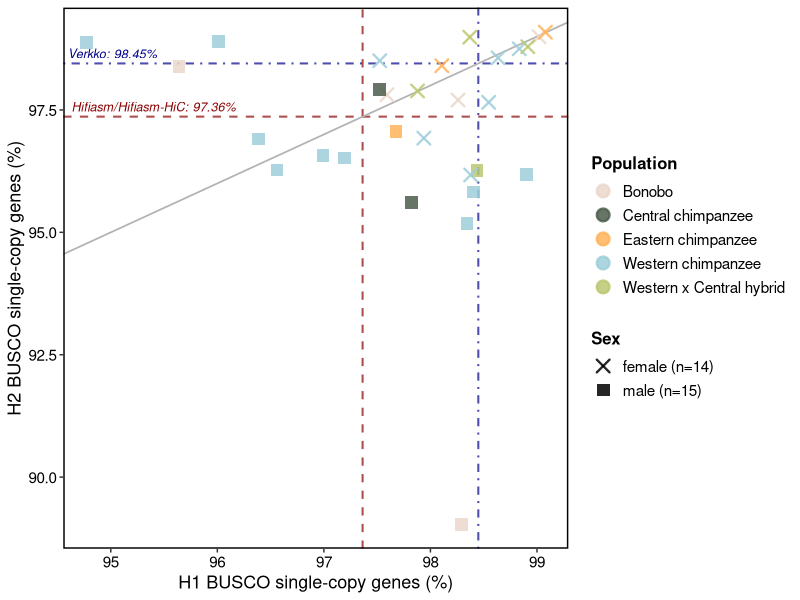
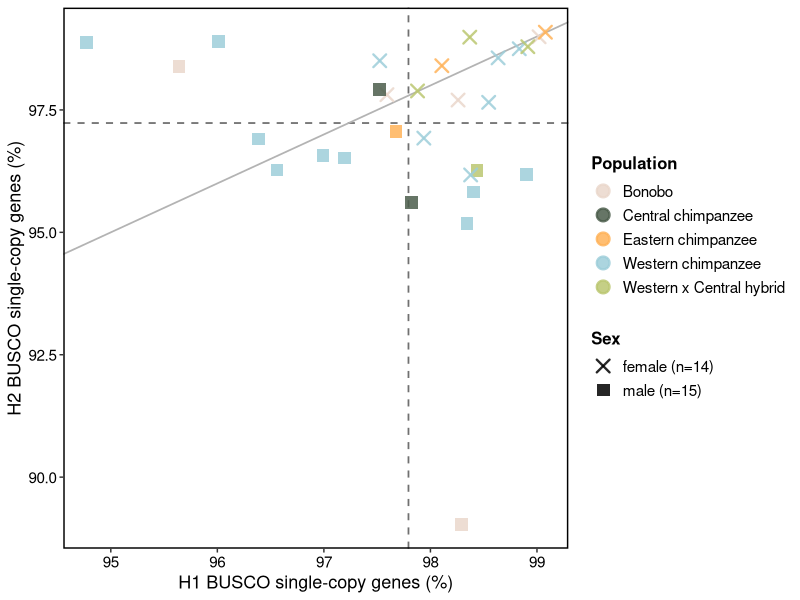
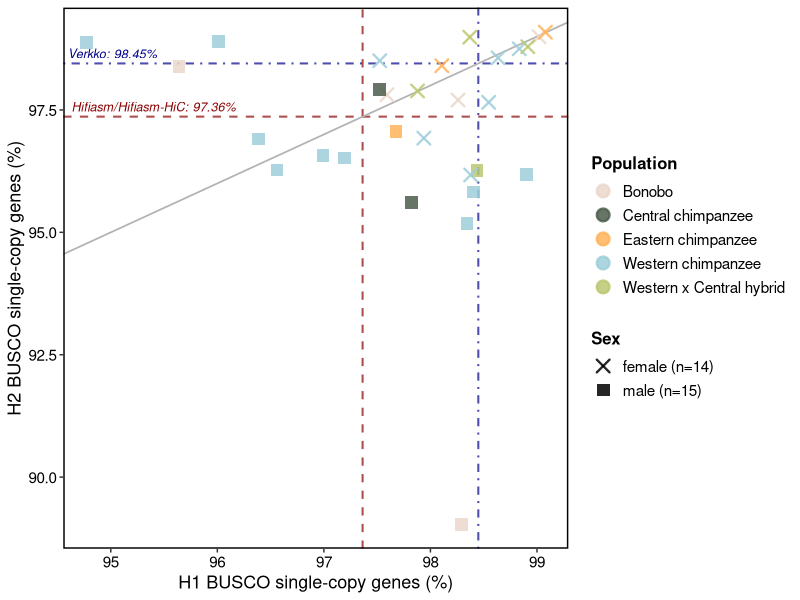
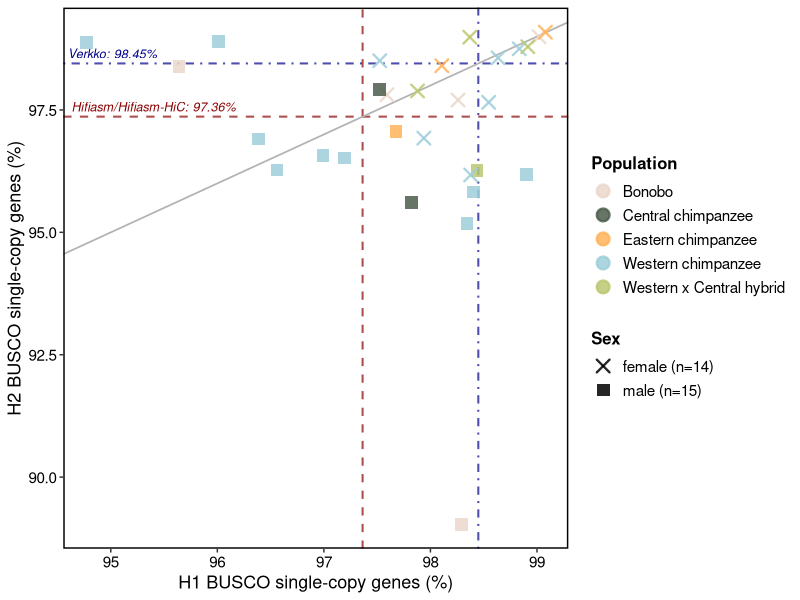
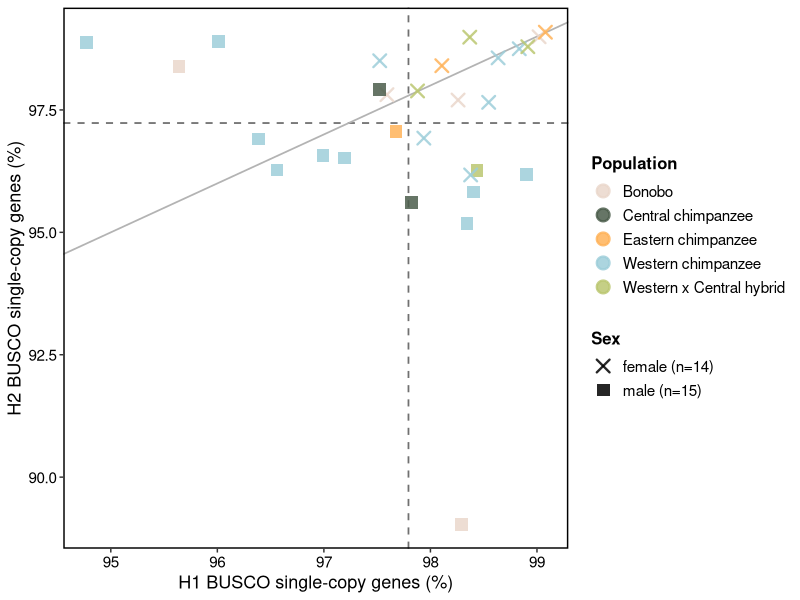
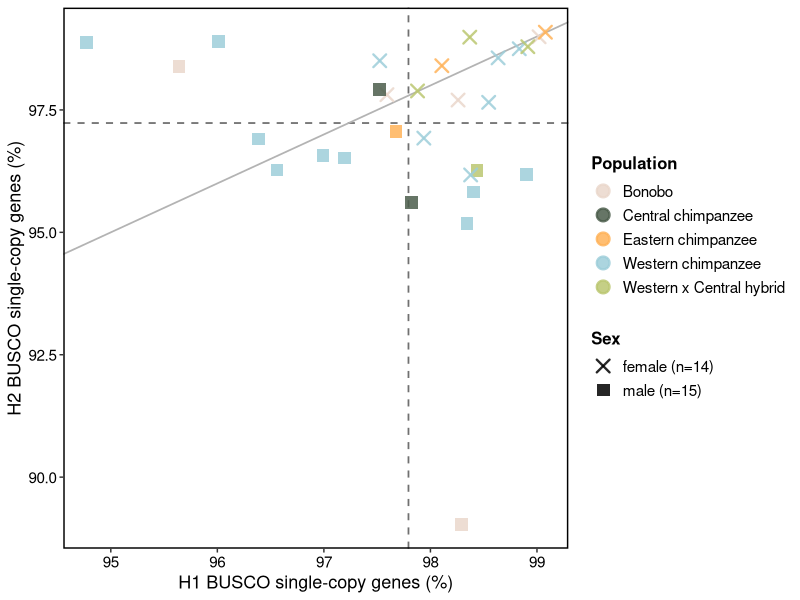

Reproduce these figures in R, in order.
library(dplyr)
library(tidyr)
library(ggplot2)
library(stringr)
library(data.table)


df <- read.csv("compleasm/compleasm.csv", stringsAsFactors = FALSE)
sc <- df %>%
  filter(type == "S") %>%
  mutate(
    sample_id = str_extract(sample, "^[^.]+"),
    hap = case_when(
      str_detect(sample, "\\.hap1\\.") ~ "H1",
      str_detect(sample, "\\.hap2\\.") ~ "H2",
      TRUE ~ NA_character_
    ),
    PC_pct = PC * 100
  ) %>%
  filter(!is.na(hap))

#Prioritize assembler per sample: Verkko > Hifiasm+HiC > Hifiasm ---
dir_priority <- c(
  "Verkko-fasta_shortcut"      = 1,
  "Hifiasm-fasta-HiC_shortcut" = 2,
  "Hifiasm-fasta_shortcut"     = 3
)

sc <- sc %>%
  mutate(prio = dir_priority[directory]) %>%
  group_by(sample_id) %>%
  filter(prio == min(prio)) %>%
  ungroup()

# Pivot to wide: H1 vs H2 ---
wide <- sc %>%
  select(sample_id, directory, hap, PC_pct) %>%
  distinct() %>%
  group_by(sample_id, directory, hap) %>%
  summarise(PC_pct = mean(PC_pct), .groups = "drop") %>%
  pivot_wider(names_from = hap, values_from = PC_pct) %>%
  filter(!is.na(H1) & !is.na(H2)) %>%
  mutate(
    assembler = ifelse(directory == "Verkko-fasta_shortcut", "Verkko", "Hifiasm")
  )

df_meta <- fread("input_tables/PanPan_Metadata.tsv")
meta_unique <- df_meta %>%
  select(genomeName, CommonName, colors, sex) %>%
  distinct()

wide <- wide %>%
  left_join(meta_unique, by = c("sample_id" = "genomeName")) %>%
  filter(!is.na(CommonName), !is.na(sex))

# --- 5. Sex labels with counts ---
wide <- wide %>%
  group_by(sex) %>%
  mutate(sex_label = paste0(sex, " (n=", n(), ")")) %>%
  ungroup()

label_levels <- sort(unique(wide$sex_label))

# --- 6. Color mapping from metadata ---
color_mapping <- wide %>%
  select(CommonName, colors) %>%
  distinct() %>%
  filter(!is.na(CommonName))

named_colors <- setNames(color_mapping$colors, color_mapping$CommonName)

avg_verkko  <- mean(c(wide$H1[wide$assembler == "Verkko"],  wide$H2[wide$assembler == "Verkko"]),  na.rm = TRUE)
avg_hifiasm <- mean(c(wide$H1[wide$assembler == "Hifiasm"], wide$H2[wide$assembler == "Hifiasm"]), na.rm = TRUE)

label_verkko  <- paste0("Verkko: ",              round(avg_verkko,  2), "%")
label_hifiasm <- paste0("Hifiasm/Hifiasm-HiC: ", round(avg_hifiasm, 2), "%")

cat("Samples plotted:", nrow(wide), "\n")
print(wide)

# Shared plot base (points, scales, labels, theme) 
base_theme <- theme_classic() +
  theme(
    legend.position = "right",
    legend.title = element_text(size = 12, face = "bold"),
    legend.text = element_text(size = 11, color = "black"),
    legend.background = element_rect(fill = "transparent", color = NA),
    panel.border = element_rect(colour = "black", fill = NA, linewidth = 1),
    axis.line = element_blank(),
    axis.text = element_text(color = "black", size = 11),
    axis.title = element_text(color = "black", size = 13)
  )

base_layers <- list(
  geom_abline(intercept = 0, slope = 1, linetype = "solid", color = "grey70", linewidth = 0.6),
  geom_point(aes(color = CommonName, shape = sex_label), size = 3.5, stroke = 1.2, alpha = 0.85),
  scale_shape_manual(values = setNames(c(4, 15), label_levels), name = "Sex"),
  scale_color_manual(values = named_colors, name = "Population"),
  xlab("H1 BUSCO single-copy genes (%)"),
  ylab("H2 BUSCO single-copy genes (%)"),
  base_theme
)

#  Extra version: colored dashed lines with numeric labels 
plot_compleasm_extra <- ggplot(data = wide, aes(x = H1, y = H2)) +
  # Verkko average (dark blue, dotdash) — single value applied to both axes
  geom_vline(xintercept = avg_verkko, linetype = "dotdash", color = "darkblue", linewidth = 0.7, alpha = 0.7) +
  geom_hline(yintercept = avg_verkko, linetype = "dotdash", color = "darkblue", linewidth = 0.7, alpha = 0.7) +
  annotate("text", x = -Inf, y = avg_verkko, label = label_verkko,
           vjust = -0.5, hjust = -0.05, color = "darkblue", size = 3.2, fontface = "italic") +

  geom_vline(xintercept = avg_hifiasm, linetype = "dashed", color = "darkred", linewidth = 0.7, alpha = 0.7) +
  geom_hline(yintercept = avg_hifiasm, linetype = "dashed", color = "darkred", linewidth = 0.7, alpha = 0.7) +
  annotate("text", x = -Inf, y = avg_hifiasm, label = label_hifiasm,
           vjust = -0.5, hjust = -0.05, color = "darkred", size = 3.2, fontface = "italic") +

  base_layers

print(plot_compleasm_extra)
ggsave("compleasm_H1_vs_H2_extra.pdf", plot_compleasm_extra, width = 6.5, height = 4, dpi = 300)
ggsave("compleasm_H1_vs_H2_extra.png", plot_compleasm_extra, width = 6.5, height = 4, dpi = 300)

#Simple version: single grey dashed H1 avg (vertical) and H2 avg (horizontal), no annotations ---
avg_h1 <- mean(wide$H1, na.rm = TRUE)
avg_h2 <- mean(wide$H2, na.rm = TRUE)

plot_compleasm_simple <- ggplot(data = wide, aes(x = H1, y = H2)) +
  geom_vline(xintercept = avg_h1, linetype = "dashed", color = "grey30", linewidth = 0.6, alpha = 0.8) +
  geom_hline(yintercept = avg_h2, linetype = "dashed", color = "grey30", linewidth = 0.6, alpha = 0.8) +
  base_layers

print(plot_compleasm_simple)
ggsave("compleasm_H1_vs_H2.pdf", plot_compleasm_simple, width = 6.5, height = 4, dpi = 300)
ggsave("compleasm_H1_vs_H2.png", plot_compleasm_simple, width = 6.5, height = 4, dpi = 300)

write.csv(wide, "compleasm_H1_H2_single_copy.csv", row.names = FALSE)

cat("Verkko avg (H1+H2 pooled):  ", round(avg_verkko, 3), "%\n")
cat("Hifiasm avg (H1+H2 pooled): ", round(avg_hifiasm, 3), "%\n")
